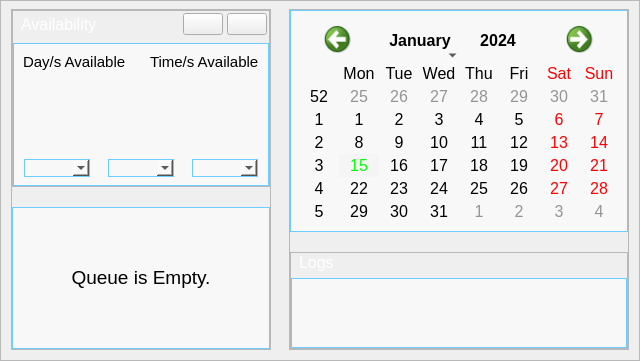
                             <widget class="QFrame" name="fac_appnt_main_Fcontent">
                              <property name="frameShape">
                               <enum>QFrame::StyledPanel</enum>
                              </property>
                              <property name="frameShadow">
                               <enum>QFrame::Raised</enum>
                              </property>
                              <layout class="QHBoxLayout" name="horizontalLayout_fac_appnt_main_Fcontent" stretch="4,5">
                               <property name="spacing">
                                <number>18</number>
                               </property>
                               <property name="leftMargin">
                                <number>10</number>
                               </property>
                               <property name="topMargin">
                                <number>8</number>
                               </property>
                               <property name="rightMargin">
                                <number>10</number>
                               </property>
                               <property name="bottomMargin">
                                <number>10</number>
                               </property>
                               <item>
                                <widget class="QFrame" name="fac_appnt_main_FcontentLeft">
                                 <property name="styleSheet">
                                  <string notr="true">QWidget{
color: rgb(255, 255, 255);
}</string>
                                 </property>
                                 <property name="frameShape">
                                  <enum>QFrame::StyledPanel</enum>
                                 </property>
                                 <property name="frameShadow">
                                  <enum>QFrame::Raised</enum>
                                 </property>
                                 <layout class="QVBoxLayout" name="verticalLayout_fac_appnt_main_FcontentLeft" stretch="5,4">
                                  <property name="spacing">
                                   <number>20</number>
                                  </property>
                                  <property name="leftMargin">
                                   <number>0</number>
                                  </property>
                                  <property name="topMargin">
                                   <number>0</number>
                                  </property>
                                  <property name="rightMargin">
                                   <number>0</number>
                                  </property>
                                  <property name="bottomMargin">
                                   <number>0</number>
                                  </property>
                                  <item>
                                   <widget class="QFrame" name="fac_FcontentLeft_top">
                                    <property name="styleSheet">
                                     <string notr="true"/>
                                    </property>
                                    <property name="frameShape">
                                     <enum>QFrame::StyledPanel</enum>
                                    </property>
                                    <property name="frameShadow">
                                     <enum>QFrame::Raised</enum>
                                    </property>
                                    <layout class="QVBoxLayout" name="verticalLayout_fac_FcontentLeft_top" stretch="1,20">
                                     <property name="leftMargin">
                                      <number>0</number>
                                     </property>
                                     <property name="topMargin">
                                      <number>0</number>
                                     </property>
                                     <property name="rightMargin">
                                      <number>0</number>
                                     </property>
                                     <property name="bottomMargin">
                                      <number>0</number>
                                     </property>
                                     <item>
                                      <widget class="QFrame" name="fac_Favl_top">
                                       <property name="styleSheet">
                                        <string notr="true">QFrame{
border:0;
}</string>
                                       </property>
                                       <property name="frameShape">
                                        <enum>QFrame::StyledPanel</enum>
                                       </property>
                                       <property name="frameShadow">
                                        <enum>QFrame::Raised</enum>
                                       </property>
                                       <layout class="QHBoxLayout" name="horizontalLayout_fac_Favl_top" stretch="1,4">
                                        <property name="spacing">
                                         <number>0</number>
                                        </property>
                                        <property name="leftMargin">
                                         <number>0</number>
                                        </property>
                                        <property name="topMargin">
                                         <number>0</number>
                                        </property>
                                        <property name="rightMargin">
                                         <number>0</number>
                                        </property>
                                        <property name="bottomMargin">
                                         <number>0</number>
                                        </property>
                                        <item>
                                         <widget class="QLabel" name="fac_avl_label">
                                          <property name="styleSheet">
                                           <string notr="true">QWidget{
border:0;
}

QLabel{
font-family: Arial;
font-size: 12pt;
margin-left: 4px;
}</string>
                                          </property>
                                          <property name="text">
                                           <string>Availability</string>
                                          </property>
                                         </widget>
                                        </item>
                                        <item alignment="Qt::AlignRight">
                                         <widget class="QFrame" name="fac_avl_addsched">
                                          <property name="styleSheet">
                                           <string notr="true">QPushButton:hover {
	background-color: #7a7ecb;
}
QPushButton:pressed {	
	background-color: rgb(85, 170, 255);
}</string>
                                          </property>
                                          <property name="frameShape">
                                           <enum>QFrame::StyledPanel</enum>
                                          </property>
                                          <property name="frameShadow">
                                           <enum>QFrame::Raised</enum>
                                          </property>
                                          <layout class="QHBoxLayout" name="horizontalLayout_fac_avl_addsched">
                                           <property name="spacing">
                                            <number>4</number>
                                           </property>
                                           <property name="leftMargin">
                                            <number>2</number>
                                           </property>
                                           <property name="topMargin">
                                            <number>2</number>
                                           </property>
                                           <property name="rightMargin">
                                            <number>2</number>
                                           </property>
                                           <property name="bottomMargin">
                                            <number>2</number>
                                           </property>
                                           <item>
                                            <widget class="QPushButton" name="clear">
                                             <property name="styleSheet">
                                              <string notr="true"/>
                                             </property>
                                             <property name="text">
                                              <string/>
                                             </property>
                                             <property name="icon">
                                              <iconset>
                                               <normalon>:/20x20/icons/20x20/cil-trash.png</normalon>
                                              </iconset>
                                             </property>
                                             <property name="iconSize">
                                              <size>
                                               <width>24</width>
                                               <height>24</height>
                                              </size>
                                             </property>
                                            </widget>
                                           </item>
                                           <item>
                                            <widget class="QPushButton" name="saveChanges">
                                             <property name="text">
                                              <string/>
                                             </property>
                                             <property name="icon">
                                              <iconset>
                                               <normalon>:/20x20/icons/20x20/cil-check-circle.png</normalon>
                                              </iconset>
                                             </property>
                                             <property name="iconSize">
                                              <size>
                                               <width>24</width>
                                               <height>24</height>
                                              </size>
                                             </property>
                                            </widget>
                                           </item>
                                          </layout>
                                         </widget>
                                        </item>
                                       </layout>
                                      </widget>
                                     </item>
                                     <item>
                                      <widget class="QFrame" name="fac_avl_contentF">
                                       <property name="styleSheet">
                                        <string notr="true">QWidget{
border: 1px solid #69cdff;
color: black;
background-color: rgb(248, 248, 248);
}

#fac_avl_contentF QFrame{
border:0;
}</string>
                                       </property>
                                       <property name="frameShape">
                                        <enum>QFrame::StyledPanel</enum>
                                       </property>
                                       <property name="frameShadow">
                                        <enum>QFrame::Raised</enum>
                                       </property>
                                       <layout class="QVBoxLayout" name="verticalLayout_fac_avl_contentF" stretch="5,1">
                                        <property name="spacing">
                                         <number>0</number>
                                        </property>
                                        <property name="leftMargin">
                                         <number>0</number>
                                        </property>
                                        <property name="topMargin">
                                         <number>0</number>
                                        </property>
                                        <property name="rightMargin">
                                         <number>0</number>
                                        </property>
                                        <property name="bottomMargin">
                                         <number>0</number>
                                        </property>
                                        <item>
                                         <widget class="QFrame" name="fac_avl_contents">
                                          <property name="frameShape">
                                           <enum>QFrame::StyledPanel</enum>
                                          </property>
                                          <property name="frameShadow">
                                           <enum>QFrame::Raised</enum>
                                          </property>
                                          <layout class="QHBoxLayout" name="horizontalLayout_13">
                                           <property name="leftMargin">
                                            <number>0</number>
                                           </property>
                                           <property name="topMargin">
                                            <number>0</number>
                                           </property>
                                           <property name="rightMargin">
                                            <number>0</number>
                                           </property>
                                           <property name="bottomMargin">
                                            <number>0</number>
                                           </property>
                                           <item>
                                            <widget class="QFrame" name="day_avlF">
                                             <property name="frameShape">
                                              <enum>QFrame::StyledPanel</enum>
                                             </property>
                                             <property name="frameShadow">
                                              <enum>QFrame::Raised</enum>
                                             </property>
                                             <layout class="QVBoxLayout" name="verticalLayout_12" stretch="1,10">
                                              <item>
                                               <widget class="QLabel" name="day_avl_l1">
                                                <property name="styleSheet">
                                                 <string notr="true">font-size:11pt;</string>
                                                </property>
                                                <property name="text">
                                                 <string>Day/s Available</string>
                                                </property>
                                                <property name="alignment">
                                                 <set>Qt::AlignLeading|Qt::AlignLeft|Qt::AlignTop</set>
                                                </property>
                                               </widget>
                                              </item>
                                              <item>
                                               <widget class="QLabel" name="day_avl_l2">
                                                <property name="styleSheet">
                                                 <string notr="true">font-size:10pt;
margin-top:4px;</string>
                                                </property>
                                                <property name="text">
                                                 <string/>
                                                </property>
                                                <property name="alignment">
                                                 <set>Qt::AlignLeading|Qt::AlignLeft|Qt::AlignTop</set>
                                                </property>
                                               </widget>
                                              </item>
                                             </layout>
                                            </widget>
                                           </item>
                                           <item>
                                            <widget class="QFrame" name="time_avlF">
                                             <property name="frameShape">
                                              <enum>QFrame::StyledPanel</enum>
                                             </property>
                                             <property name="frameShadow">
                                              <enum>QFrame::Raised</enum>
                                             </property>
                                             <layout class="QVBoxLayout" name="verticalLayout_13" stretch="1,10">
                                              <item>
                                               <widget class="QLabel" name="time_avl_l1">
                                                <property name="styleSheet">
                                                 <string notr="true">font-size:11pt;</string>
                                                </property>
                                                <property name="text">
                                                 <string>Time/s Available</string>
                                                </property>
                                                <property name="alignment">
                                                 <set>Qt::AlignLeading|Qt::AlignLeft|Qt::AlignTop</set>
                                                </property>
                                               </widget>
                                              </item>
                                              <item>
                                               <widget class="QLabel" name="time_avl_l2">
                                                <property name="styleSheet">
                                                 <string notr="true">font-size:10pt;
margin-top:4px;</string>
                                                </property>
                                                <property name="text">
                                                 <string/>
                                                </property>
                                                <property name="alignment">
                                                 <set>Qt::AlignLeading|Qt::AlignLeft|Qt::AlignTop</set>
                                                </property>
                                               </widget>
                                              </item>
                                             </layout>
                                            </widget>
                                           </item>
                                          </layout>
                                         </widget>
                                        </item>
                                        <item>
                                         <widget class="QFrame" name="fac_avl_ctrl">
                                          <property name="frameShape">
                                           <enum>QFrame::StyledPanel</enum>
                                          </property>
                                          <property name="frameShadow">
                                           <enum>QFrame::Raised</enum>
                                          </property>
                                          <layout class="QHBoxLayout" name="horizontalLayout_14">
                                           <property name="spacing">
                                            <number>18</number>
                                           </property>
                                           <property name="leftMargin">
                                            <number>10</number>
                                           </property>
                                           <property name="topMargin">
                                            <number>8</number>
                                           </property>
                                           <property name="rightMargin">
                                            <number>10</number>
                                           </property>
                                           <property name="bottomMargin">
                                            <number>8</number>
                                           </property>
                                           <item>
                                            <widget class="QComboBox" name="comboBox_day_avl"/>
                                           </item>
                                           <item>
                                            <widget class="QComboBox" name="comboBox_time_avl"/>
                                           </item>
                                           <item>
                                            <widget class="QComboBox" name="comboBox_colorTheme"/>
                                           </item>
                                          </layout>
                                         </widget>
                                        </item>
                                       </layout>
                                      </widget>
                                     </item>
                                    </layout>
                                   </widget>
                                  </item>
                                  <item>
                                   <widget class="QFrame" name="fac_FcontentLeft_bot">
                                    <property name="styleSheet">
                                     <string notr="true">QWidget{
border: 1px solid #69cdff;
color: black;
background-color: rgb(248, 248, 248);
}</string>
                                    </property>
                                    <property name="frameShape">
                                     <enum>QFrame::StyledPanel</enum>
                                    </property>
                                    <property name="frameShadow">
                                     <enum>QFrame::Raised</enum>
                                    </property>
                                    <layout class="QVBoxLayout" name="verticalLayout_fac_FcontentLeft_bot">
                                     <property name="spacing">
                                      <number>0</number>
                                     </property>
                                     <property name="leftMargin">
                                      <number>8</number>
                                     </property>
                                     <property name="topMargin">
                                      <number>8</number>
                                     </property>
                                     <property name="rightMargin">
                                      <number>8</number>
                                     </property>
                                     <property name="bottomMargin">
                                      <number>8</number>
                                     </property>
                                     <item>
                                      <widget class="QLabel" name="queue_label">
                                       <property name="styleSheet">
                                        <string notr="true">QLabel{
border: 0;
}</string>
                                       </property>
                                       <property name="text">
                                        <string>&lt;html&gt;&lt;head/&gt;&lt;body&gt;&lt;p align=&quot;center&quot;&gt;&lt;span style=&quot; font-size:14pt;&quot;&gt;Queue is Empty.&lt;/span&gt;&lt;/p&gt;&lt;/body&gt;&lt;/html&gt;</string>
                                       </property>
                                      </widget>
                                     </item>
                                    </layout>
                                   </widget>
                                  </item>
                                 </layout>
                                </widget>
                               </item>
                               <item>
                                <widget class="QFrame" name="fac_appnt_main_FcontentRight">
                                 <property name="frameShape">
                                  <enum>QFrame::StyledPanel</enum>
                                 </property>
                                 <property name="frameShadow">
                                  <enum>QFrame::Raised</enum>
                                 </property>
                                 <layout class="QVBoxLayout" name="verticalLayout_fac_appnt_main_FcontentRight" stretch="6,2">
                                  <property name="spacing">
                                   <number>20</number>
                                  </property>
                                  <property name="leftMargin">
                                   <number>0</number>
                                  </property>
                                  <property name="topMargin">
                                   <number>0</number>
                                  </property>
                                  <property name="rightMargin">
                                   <number>0</number>
                                  </property>
                                  <property name="bottomMargin">
                                   <number>0</number>
                                  </property>
                                  <item>
                                   <widget class="QFrame" name="fac_FcontentRight_top">
                                    <property name="styleSheet">
                                     <string notr="true">QWidget{
border: 1px solid #69cdff;
	background-color: rgb(248, 248, 248);
}</string>
                                    </property>
                                    <property name="frameShape">
                                     <enum>QFrame::StyledPanel</enum>
                                    </property>
                                    <property name="frameShadow">
                                     <enum>QFrame::Raised</enum>
                                    </property>
                                    <layout class="QVBoxLayout" name="verticalLayout_fac_FcontentRight_top">
                                     <property name="spacing">
                                      <number>0</number>
                                     </property>
                                     <property name="leftMargin">
                                      <number>8</number>
                                     </property>
                                     <property name="topMargin">
                                      <number>8</number>
                                     </property>
                                     <property name="rightMargin">
                                      <number>8</number>
                                     </property>
                                     <property name="bottomMargin">
                                      <number>8</number>
                                     </property>
                                     <item>
                                      <widget class="QCalendarWidget" name="fac_calendarWidget_appnts">
                                       <property name="styleSheet">
                                        <string notr="true">QWidget{background-color: rgb(248, 248, 248);}



QCalendarWidget QToolButton {
	height: 40px;
	width: 75px;
	color: black;
	font-size: 12pt;
	icon-size: 30px, 30px;
}

QCalendarWidget QMenu {
	width: 135px;
	left: 3px;
	color: black;
	font-size: 12pt;
	background-color: rgb(219, 219, 219);
}

QCalendarWidget QSpinBox { 
	width: 80px; 
	font-size:12pt; 
	color: black; 
	background-color: transparent; 
	selection-background-color: rgb(219, 219, 219);
	selection-color: black;
}

QCalendarWidget QSpinBox::up-button { 
subcontrol-origin: border;  
subcontrol-position: top right;  
width:25px; 
}

QCalendarWidget QSpinBox::down-button {
subcontrol-origin: border; 
subcontrol-position: bottom right;  
width:25px;
}

QCalendarWidget QSpinBox::up-arrow { width:20px;  height:20px; }

QCalendarWidget QSpinBox::down-arrow { width:20px;  height:20px; }

/* header row */
QCalendarWidget QWidget { alternate-background-color: transparent; border:0;}

/* normal days */
QCalendarWidget QAbstractItemView:enabled 
{
	font-size:12pt;  
	color: black;  
	selection-background-color: rgba(242, 242, 242, 40); 
	selection-color: rgb(0, 255, 0); 
}

/* days in other months */
QCalendarWidget QAbstractItemView:disabled {color: rgb(148, 148, 148); }</string>
                                       </property>
                                      </widget>
                                     </item>
                                    </layout>
                                   </widget>
                                  </item>
                                  <item>
                                   <widget class="QFrame" name="fac_FcontentRight_bot">
                                    <property name="styleSheet">
                                     <string notr="true"/>
                                    </property>
                                    <property name="frameShape">
                                     <enum>QFrame::StyledPanel</enum>
                                    </property>
                                    <property name="frameShadow">
                                     <enum>QFrame::Raised</enum>
                                    </property>
                                    <layout class="QVBoxLayout" name="verticalLayout_fac_FcontentRight_bot" stretch="1,20">
                                     <property name="leftMargin">
                                      <number>0</number>
                                     </property>
                                     <property name="topMargin">
                                      <number>0</number>
                                     </property>
                                     <property name="rightMargin">
                                      <number>0</number>
                                     </property>
                                     <property name="bottomMargin">
                                      <number>0</number>
                                     </property>
                                     <item>
                                      <widget class="QLabel" name="fac_FcontentRight_bot_Ltop">
                                       <property name="styleSheet">
                                        <string notr="true">font-size: 12pt;
color: rgb(255, 255, 255);
border: 0;
margin-left: 4px;</string>
                                       </property>
                                       <property name="text">
                                        <string>Logs</string>
                                       </property>
                                      </widget>
                                     </item>
                                     <item>
                                      <widget class="QScrollArea" name="fac_scrollArea_logs">
                                       <property name="styleSheet">
                                        <string notr="true">QScrollArea{
border: 1px solid #69cdff;
}

QWidget{background-color: rgb(248, 248, 248);}
</string>
                                       </property>
                                       <property name="widgetResizable">
                                        <bool>true</bool>
                                       </property>
                                       <widget class="QWidget" name="fac_scrollArea_logs_contents">
                                        <property name="geometry">
                                         <rect>
                                          <x>0</x>
                                          <y>0</y>
                                          <width>458</width>
                                          <height>105</height>
                                         </rect>
                                        </property>
                                        <layout class="QHBoxLayout" name="horizontalLayout_fac_scrollArea_logs_contents">
                                         <property name="leftMargin">
                                          <number>0</number>
                                         </property>
                                         <property name="topMargin">
                                          <number>0</number>
                                         </property>
                                         <property name="rightMargin">
                                          <number>0</number>
                                         </property>
                                         <property name="bottomMargin">
                                          <number>0</number>
                                         </property>
                                        </layout>
                                       </widget>
                                      </widget>
                                     </item>
                                    </layout>
                                   </widget>
                                  </item>
                                 </layout>
                                </widget>
                               </item>
                              </layout>
                             </widget>
